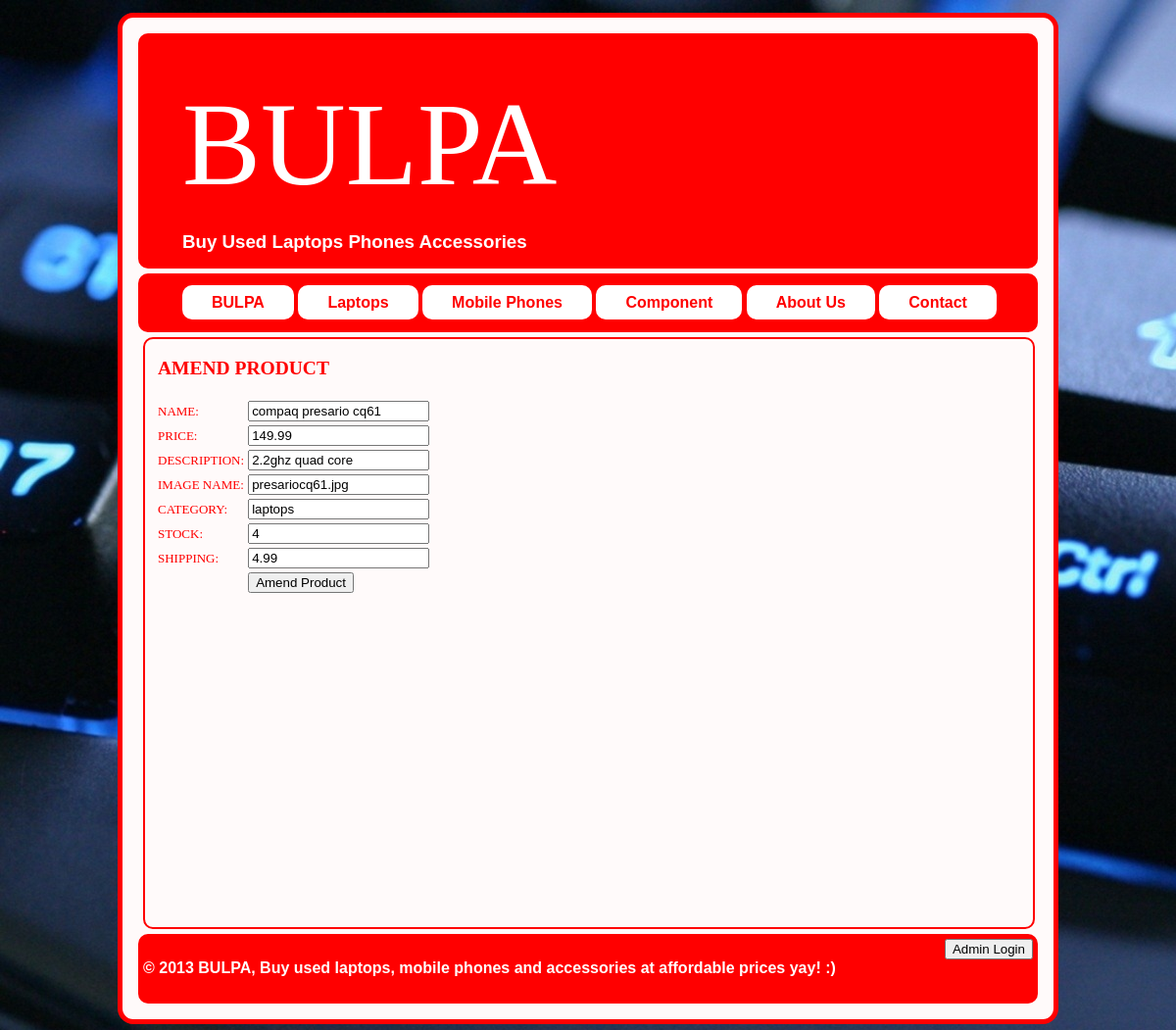
The app's page /AmendProduct.php?id=2 with its own data.
### tables this page shows
CREATE TABLE `product` (
  `id` int(11) NOT NULL AUTO_INCREMENT,
  `name` varchar(30) DEFAULT NULL,
  `price` float NOT NULL,
  `description` varchar(500) NOT NULL,
  `imagename` varchar(25) NOT NULL,
  `category` varchar(20) NOT NULL,
  `quantity` int(11) NOT NULL,
  `shipping` float NOT NULL,
  PRIMARY KEY (`id`)
);

### AmendProduct.php (the view, shortened to what this page needs)
<?php
require './includes/init.php';
?>
<!DOCTYPE html>
<html>
	<head>
	  <?php include 'includes/admincss.php'; ?>
	</head>
	<body>
		<div id="pagewrap">
			<div class =miniwrapper>
				<?php include 'includes/headerAmend.php'
				?>
				<?php include 'includes/navigation.php'
				?>
				<section id="content">
					<div class="table_content">
						<div class="scrollspy-example">
							<table>
								<td><h2>Amend Product</h2></td>
							</table>
							<?php
$AmendID=$_GET['id'];
$query ="SELECT * FROM product WHERE id='$AmendID'";
$result = mysqli_query($connection,$query) or exit ("Error in query: $query. ".mysqli_error());
$row = mysqli_fetch_assoc($result)
							?>
							<form method="POST" action="UpdateProduct.php" >
								<table>
									<tr>
										<td><label for="name">Name: </label></td>
										<td>
										<input type="text" name="name" value="<?php echo $row["name"]; ?>"/>
										</td>
									</tr>
									<td><label for="price">Price: </label></td>
									<td>
									<input type="text" name="price" value="<?php echo $row['price']; ?>"/>
									</td>
									<tr>
										<td><label for="description">Description: </label></td>
										<td>
										<input type="text" name="description" value="<?php echo $row['description']; ?>"/>
										</td>
									<tr>
										<td><label for="imagename">Image Name: </label></td>
										<td>
										<input type="text" name="imagename" value="<?php echo $row['imagename']; ?>"/>
										</td>
									<tr>
										<td><label for="category">Category: </label></td>
										<td>
										<input type="text" name="category" value="<?php echo $row['category']; ?>"/>
										</td>
									<tr>
										<td><label for="stock">Stock: </label></td>
										<td>
										<input type="text" name="quantity" value="<?php echo $row['quantity']; ?>"/>
										</td>
									<tr>
										<td><label for="shipping">Shipping: </label></td>
										<td>
										<input type="text" name="shipping" value="<?php echo $row['shipping']; ?>"/>
										</td>
									<tr>
										<td></td>
										<td>
										<input type="submit" value="Amend Product" />
										</td>
								</table>
						</div>
				</section>
				<?php include'includes/footer.php'
				?>
			</div>
		</div>
	</body>
</html>

### css/admin.css (style rules this page uses)
body { font: 1em Arial, Helvetica, sans-serif; }
#pagewrap { width: 960px; margin: 0px auto; }
.miniwrapper { border: solid 5px red; border-radius: 1em; padding: 1em; background-color: #FFFAFA; color: red; }
#content { width: 910px; float: left; }
#content { background:#FFFAFA; }
#pagewrap, header, #content, #sidebar, footer, nav { padding: 5px; }
.scrollspy-example { height: 600px; overflow: auto; border-radius: 10px; border: solid 2px red; width:906px; }
table { padding:20px border: solid 0px white; margin-left:10px; font: normal 13px Cambria; background-color: #FFFAFA; text-transform:uppercase; }

### records on screen
product: name "compaq presario cq61", price "149.99", description "2.2ghz quad core", imagename "presariocq61.jpg", category "laptops", quantity "4", shipping "4.99"
